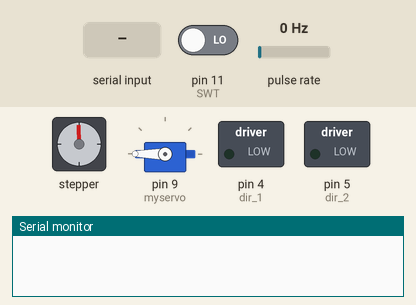
Bench run of a sketch on a simulated Arduino Uno, built with avr-gcc and run on an emulated ATmega328P. On the bench: stepper motor, servo, switched loads named in the sketch (green lamp = pin HIGH), the last lines printed to the serial monitor. Wiring (inferred from the names in the program): pulse sensor: data pin 2; stepper motor driver (200 steps per turn assumed): step pin 7; direction pin 8; enable pin 6. Inputs (shaded band) come from the test bench; at power-on: pin 11 (SWT) LOW, pulse rate 0 Hz. Pins used as bus, display or sensor lines are not drawn.

Above: at 1.2 s.
1.3 s: "90,45\n" received over Serial
At 6.7 s:
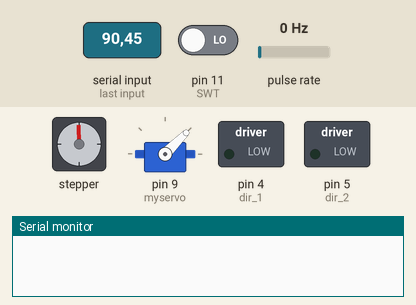
7.9 s: "30,150\n" received over Serial
13.4 s: pin 11 (SWT) driven HIGH
At 18.9 s:
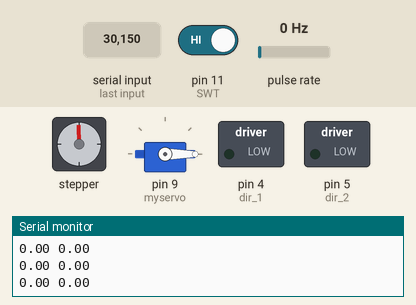
20.0 s: "5\n" received over Serial
At 21.2 s:
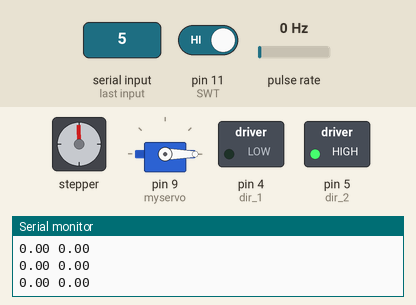
21.5 s: pin 11 (SWT) driven LOW
23.1 s: pin 11 (SWT) driven HIGH
At 24.2 s:
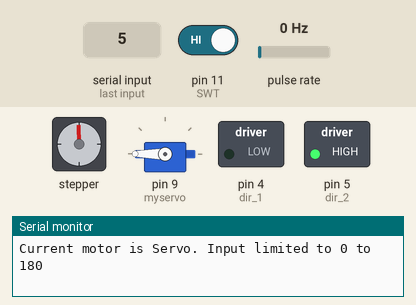
Timing chart, 0 to 30.8 s (numbered marks = the images above; inputs shaded):
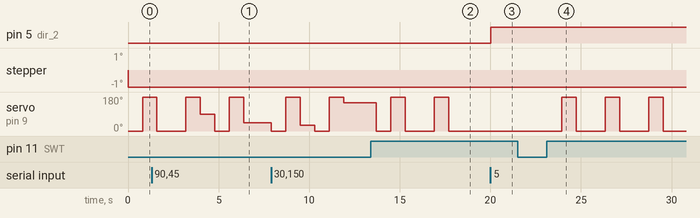

Measured:
- after the input at 13.4 s, servo on pin 9 (myservo): goes on until 17.7 s, then stays 0°
- after the input at 20.0 s, pin 5 (dir_2): LOW → HIGH at once
- after the input at 23.1 s, servo on pin 9 (myservo): alternates 180° for 0.80 s and 0° for 1.6 s, starting after 0.85 s

The sketch:

FINAL.ino
```cpp
//Ram Muthiah
//Hao Wang
//Ben Shih
//Mark Erazo

#include <Servo.h>

#define OFF 0

//Definition for all Motor types
#define SRV 0
#define DCM 1
#define STP 2

#define SWT 11               //switch defining motor selection

#define motorStep 7          // A4988 Stepper Motor Driver Carrier step pin
#define motorDir 8           // A4988 Stepper Motor Driver Carrier direction pin
#define DEGREES_PER_STEP 1.8

#define encoderPin1 2
#define encoderPin2 3
#define dir_1 4
#define dir_2 5
#define enable 6

volatile long encoderValue = 0;
volatile long cur_dir = 0;
volatile long desired_loc = 0;
volatile float error;
volatile float motor_in;
volatile float acc_err = 0;
float KP = 1;
float KI = 0.04;

int readin;                   // Value holder for current input
int cur_motor = SRV;          // Current Motor

int buttonState;              // the current reading from the input pin
int lastButtonState = LOW;    // the previous reading from the input pin

// the following variables are long's because the time, measured in miliseconds,
// will quickly become a bigger number than can be stored in an int.
long lastDebounceTime = 0;    // the last time the output pin was toggled
long debounceDelay = 50;      // the debounce time; increase if the output flickers

int numSteps;                 // holder for number of microsteps required
int numDegrees = 0;         // number of degrees to be moved by stepper
int dir = 0;

Servo myservo;                // create servo object to control a servo
                              // a maximum of eight servo objects can be created
int pos = 0;                 // variable to store the servo position

void setup()
{
  pinMode(SWT, INPUT);        // Switch for motor control
  pinMode(motorStep, OUTPUT); // Set up motor step pin as output on the A4988 Stepper Motor Driver Carrier.
  pinMode(motorDir, OUTPUT);  // Set up motor direction pin as output on the A4988 Stepper Motor Driver Carrier.
  Serial.begin(9600);         // Serial initialization
  Serial.flush();             // Flush of serial buffer

  myservo.attach(9);          // attaches the servo on pin 9 to the servo object

  digitalWrite(motorDir, LOW);
  digitalWrite(motorStep, HIGH);

  pinMode(encoderPin1, INPUT);
  pinMode(encoderPin2, INPUT);

  digitalWrite(encoderPin1, HIGH); //turn pullup resistor on
  digitalWrite(encoderPin2, HIGH); //turn pullup resistor on

  attachInterrupt(0, updateEncoder, CHANGE);

  pinMode(dir_1, OUTPUT);
  pinMode(dir_2, OUTPUT);
  pinMode(enable, OUTPUT);
  analogWrite(enable,0);
  digitalWrite(dir_1, LOW);
  digitalWrite(dir_2, LOW);
}

void loop()
{
  // read the state of the switch into a local variable:
  int reading = digitalRead(SWT);

  // check to see if you just pressed the button
  // (i.e. the input went from LOW to HIGH),  and you've waited
  // long enough since the last press to ignore any noise:

  // If the switch changed, due to noise or pressing:
  if (reading != lastButtonState)
  {
    // reset the debouncing timer
    lastDebounceTime = millis();
  }

  if ((millis() - lastDebounceTime) > debounceDelay)
  {
    // whatever the reading is at, it's been there for longer
    // than the debounce delay, so take it as the actual current state:
    if(buttonState != reading)
    {
      // if reading is different from current button state
      // switch has been pressed and next motor is set
      cur_motor = (cur_motor + 1) % 3;

      // set current button state
      buttonState = reading;

      // To provide user directions for specific motor
      Serial.print("Current motor is ");
      if(cur_motor == SRV)
        Serial.println("Servo. Input limited to 0 to 180");
      else if (cur_motor == DCM)
        Serial.println("DC. Input limited to -1000 to 1000");
      else
        Serial.println("Stepper. Input limited to -1000 to 1000");
    }
  }

  // if serial is available, assume it is a number
  if(Serial.available())
  {
    // parse the number and place under correct value
    readin = Serial.parseInt();
    if(readin == 1337)
    {
      digitalWrite(motorDir, LOW);
      digitalWrite(motorStep, HIGH);
      analogWrite(enable,OFF);
      pos = 0;
      desired_loc = 0;
      numDegrees = 0;
    }
    else if(cur_motor == SRV)
    {
      pos = readin;
    }
    else if (cur_motor == DCM)
    {
      desired_loc = readin;
    }
    else
    {
      numDegrees = readin;
    }
  }

  // if current motor is servo
  if(cur_motor == SRV)
  {
    myservo.write(0); // Set to one extreme.
    delay(800);
    myservo.write(180); // Set to other extreme.
    delay(800);
    myservo.write(pos); // Set to variable servo.
    delay(800);
  }
  // if current motor is a DC motor
  else if(cur_motor == DCM)
  {
    error = desired_loc - encoderValue;
    Serial.print(error);
    if(abs(error) < 5)
    {
      acc_err = 0;
      error = 0;
    }
    acc_err = acc_err + error;
    error = (KP * error) + (KI * acc_err);
    if(error > 0)
    {
      digitalWrite(dir_1, LOW);
      digitalWrite(dir_2, HIGH);
    }
    else if(error < 0)
    {
      digitalWrite(dir_1, HIGH);
      digitalWrite(dir_2, LOW);
      error = -error;
    }
    Serial.print(" ");
    Serial.println(error);
    if(error == 0){}
    else if(error > 255)
    {
      error = 255;
    }
    else if(error < 70)
    {
      error = 70;
    }

    analogWrite(enable,error);
  }
  // or it is a Stepper
  else
  {
    numSteps = numDegrees * 5.75 / 10;
    if(numSteps < 0)
    {
      numSteps = -numSteps;
      dir = 1;
    }
    else
    {
      dir = 0;
    }

    digitalWrite(motorDir, dir);

    for(int i = 0; i < numSteps; i++)
    {
      // Move the motor a single step with a duty cycle of 25%.
      digitalWrite(motorStep, LOW);
      delay(2);

      digitalWrite(motorStep, HIGH);
      delay(2);
    }

    numDegrees = 0;
  }

  // set last button read for debounce
  lastButtonState = reading;
}

void updateEncoder()
{
  int MSB = digitalRead(encoderPin1); //MSB = most significant bit
  int LSB = digitalRead(encoderPin2); //LSB = least significant bit

  if(MSB == LSB)
  {
    encoderValue--;
  }
  else
  {
    encoderValue++;
  }
}
```
